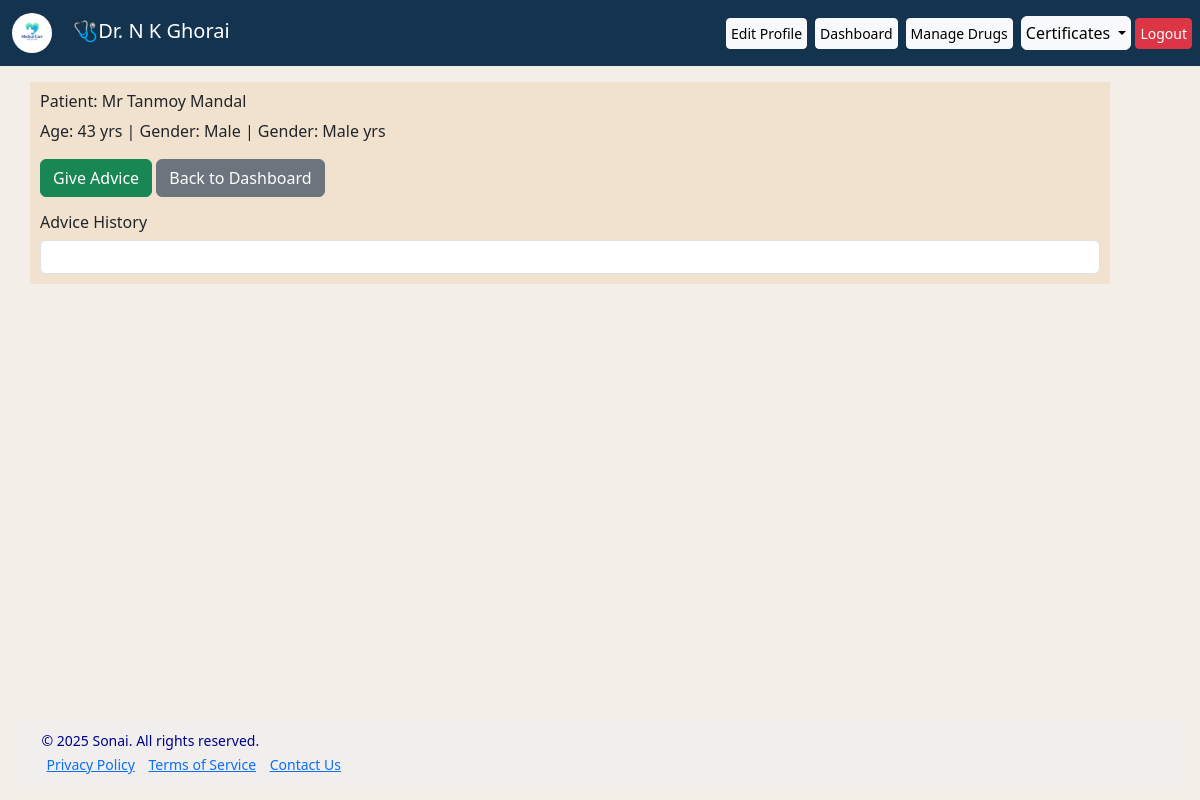
Screenshot of /advice/history/1 (signed in) with the database file from the repository.
### models.py (models this page shows, shortened)
class User(db.Model, UserMixin):
    id = db.Column(db.Integer, primary_key=True)
    username = db.Column(db.String(80), unique=False, nullable=False)
    password_hash = db.Column(db.String(255), nullable=False)
    email = db.Column(db.String(120), unique=True, nullable=True)
    doc_mob = db.Column(db.String(20), unique=True, nullable=True)
    degree = db.Column(db.String(100), nullable=True)
    website = db.Column(db.String(100), nullable=True)
    reg_no = db.Column(db.String(70), unique=True, nullable=True)
    patients = db.relationship('Patient', backref='owner', lazy='dynamic')

class Patient(db.Model):
    id = db.Column(db.Integer, primary_key=True)
    name = db.Column(db.String(100), nullable=False)
    age = db.Column(db.Integer)
    gender = db.Column(db.String(100))
    address = db.Column(db.String(100))
    mob_no = db.Column(db.String(30))
    date_of_entry = db.Column(db.DateTime, default=datetime.utcnow)
    user_id = db.Column(db.Integer, db.ForeignKey('user.id'))
    advice = db.relationship('Advice', backref='patient')

class Advice(db.Model):
    id = db.Column(db.Integer, primary_key=True)
    timestamp = db.Column(db.DateTime, index=True, default=datetime.utcnow)
    patient_id=db.Column(db.Integer,db.ForeignKey('patient.id'))
    prescribed_drugs = db.relationship(
        'Drug',
        secondary=advice_drugs_association,
        backref=db.backref('advised', lazy='dynamic')
    )

### app.py (the view)
@app.route("/advice/history/<int:patient_id>")
@login_required
def advice_history(patient_id):
    patient = Patient.query.get_or_404(patient_id)
    advices = Advice.query.filter_by(patient_id=patient.id).order_by(Advice.timestamp.desc()).all()
    return render_template("advice_history.html", patient=patient, advices=advices)

### app.py (called while the page is built)
@login_manager.user_loader
def load_user(user_id):
    return User.query.get(int(user_id))

### templates/advice_history.html (shortened to what this page needs)
{% extends 'base.html' %}
{% block content %}
<div class="contain mt-2">
<h6>Patient: {{ patient.name }}</h6>
<p>
  {% if patient.age %}Age: {{ patient.age }} yrs{% endif %}
  {% if patient.gender %} | Gender: {{ patient.gender }}{% endif %}
   {% if patient.age %} | Gender: {{ patient.gender }} yrs{% endif %}
</p>
<a href="{{ url_for('give_advice', patient_id=patient.id) }}" class="btn btn-success mb-3">Give Advice</a>
<a href="{{ url_for('dashboard') }}" class="btn btn-secondary text-end mb-3">Back to Dashboard</a>
<h6>Advice History</h6>
{% if advices %}
  <ul class="list-group">
    {% for advice in advices %}
      <li class="list-group-item">
      </li>
    {% endfor %}
  </ul>
{% else %}
  <p>No advices added yet.</p>
{% endif %}
</div>
{% endblock %}

### templates/base.html (shortened to what this page needs)
<!DOCTYPE html>
<html lang="en">
<head>
    <link rel="stylesheet" href="https://cdn.jsdelivr.net/npm/bootstrap-icons@1.11.3/font/bootstrap-icons.min.css">
    <link href="https://cdn.jsdelivr.net/npm/bootstrap@5.3.0/dist/css/bootstrap.min.css" rel="stylesheet">
</head>
<body>
    <nav class="navbar navbar-expand-lg navbar-dark mb-0">
    <div class="container-fluid d-flex justify-content-between align-items-center">
        <a class="navbar-brand me-auto" href="#">
             <img src="{{ url_for('static',filename='logo.png') }}" style="height:40px; border-radius: 30px;" alt="Logo" class="me-3"/>
           <span>🩺{{current_user.username}}</span>
        </a>
   </div>
        <div class="collapse navbar-collapse align-items-end" id="navbarNav">
            <ul class="navbar-nav d-flex align-items-center ms-auto">
                {% if current_user.is_authenticated %}
                <li class="nav-item">
                    <a class="btn btn-sm btn-light me-2 p-1" href="{{ url_for('edit_profile', doctor_id=current_user.id) }}">Edit Profile</a>
                </li>
                <li class="nav-item"><a class="btn btn-sm btn-light me-2 p-1" href="{{ url_for('dashboard') }}"  class="btn btn-sm btn-primary p-1">Dashboard</a>
                    </li>
                    <li class="nav-item"> <a class="btn btn-sm btn-light me-2 p-1" href="{{ url_for('import_static_drugs') }}" class="btn btn-sm btn-primary p-1">Manage Drugs</a>
                   </li>
                <li class="nav-item dropdown">
                   <a class=" certBtn btn btn-primary btn-light me-1 p-1 dropdown-toggle" href="#" role="button" id="certificatesDropdown" data-bs-toggle="dropdown" aria-expanded="false">
                              Certificates </a>
</li>
                <li class="nav-item">
                    <a class="btn btn-sm btn-danger me-2 p-1" href="{{ url_for('logout') }}">Logout</a>
                </li>
                {% else %}
                <li class="nav-item">
                    <a class="btn btn-sm btn-light" href="{{ url_for('login') }}">Login</a>
                </li>
                {% endif %}
            </ul>
        </div>
</nav>
<div class="content">
    {% block content %} {% endblock %}
</div>
<footer class="footer px-4">
    <div class="footer-content">
        <p>&copy; 2025 Sonai. All rights reserved.</p>
        <div class="footer-links">
            <a href="#">Privacy Policy</a>
            <a href="#">Terms of Service</a>
            <a href="#">Contact Us</a>
        </div>
    </div>
</footer>
</body>
</html>

### templates/base.html (style rules this page uses)
body { margin: 0; padding: 0; background-color: rgb(243, 238, 231); display: flex; flex-direction: column; min-height: 100vh; }
ul, li { text-decoration:none ; list-style: none; }
.btn { white-space: nowrap; max-width: max-content; }
.footer { background-color: rgb(241, 239, 237); color: darkblue; padding: 1rem 1.5rem; font-size: 0.875rem; line-height: 0.5rem; margin: auto; width:calc(100% - 35px); margin-top: auto; margin-bottom: 15px; }
.footer-links a { max-width: 800px; margin: 0 auto; padding: 5px; }
.navbar { background-color: #13334e; margin-bottom: 0; }

### templates/advice_history.html (style rules this page uses)
.contain { background-color: rgb(241, 226, 208); margin-left: 30px; width: 90%; padding: 10px; }

### rows the page displays
User: username "Dr. N K Ghorai"
Patient: name "Mr Tanmoy Mandal", age "43", gender "Male"
